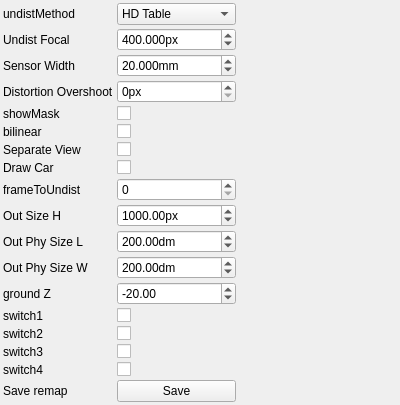
<?xml version="1.0" encoding="UTF-8"?>
<ui version="4.0">
 <class>MergerControlWidget</class> 
 <widget class="QWidget" name="MergerControlWidget">
  <property name="geometry">
   <rect>
    <x>0</x>
    <y>0</y>
    <width>400</width>
    <height>300</height>
   </rect>
  </property>
  <property name="windowTitle">
   <string>Merger</string>
  </property>
  <layout class="QGridLayout" name="gridLayout">
   <property name="margin">
    <number>3</number>
   </property>
   <property name="spacing">
    <number>3</number>
   </property>
    <item row="0" column="0">
     <widget class="QLabel" name="label_0">
       <property name="text">
         <string>undistMethod</string>
       </property>
     </widget>
    </item>
    <item row="0" column="1">
     <widget class="QComboBox" name="undistMethodComboBox">
       <property name="toolTip">
         <string>undistMethod</string>
       </property>
       <property name="currentIndex">
         <number>3</number>
       </property>
       <item>
        <property name="text">
         <string>None</string>
        </property>
       </item>
       <item>
        <property name="text">
         <string>Square Table</string>
        </property>
       </item>
       <item>
        <property name="text">
         <string>Radial Table</string>
        </property>
       </item>
       <item>
        <property name="text">
         <string>HD Table</string>
        </property>
       </item>
       <item>
        <property name="text">
         <string>Loaded Camera</string>
        </property>
       </item>
     </widget>
    </item>
    <item row="1" column="0">
     <widget class="QLabel" name="label_1">
       <property name="text">
         <string>Undist Focal</string>
       </property>
     </widget>
    </item>
    <item row="1" column="1">
     <widget class="QDoubleSpinBox" name="undistFocalSpinBox">
       <property name="toolTip">
         <string>Undist Focal</string>
       </property>
       <property name="decimals">
        <number>3</number>
       </property>
       <property name="minimum">
        <double>0</double>
       </property>
       <property name="maximum">
        <double>99999</double>
       </property>
       <property name="singleStep">
        <double>0.1</double>
       </property>
       <property name="value">
        <double>400</double>
       </property>
       <property name="prefix">
        <string></string>
       </property>
       <property name="suffix">
        <string>px</string>
       </property>
     </widget>
    </item>
    <item row="2" column="0">
     <widget class="QLabel" name="label_2">
       <property name="text">
         <string>Sensor Width</string>
       </property>
     </widget>
    </item>
    <item row="2" column="1">
     <widget class="QDoubleSpinBox" name="sensorWidthSpinBox">
       <property name="toolTip">
         <string>Sensor Width</string>
       </property>
       <property name="decimals">
        <number>3</number>
       </property>
       <property name="minimum">
        <double>0</double>
       </property>
       <property name="maximum">
        <double>99999</double>
       </property>
       <property name="singleStep">
        <double>0.1</double>
       </property>
       <property name="value">
        <double>20</double>
       </property>
       <property name="prefix">
        <string></string>
       </property>
       <property name="suffix">
        <string>mm</string>
       </property>
     </widget>
    </item>
    <item row="3" column="0">
     <widget class="QLabel" name="label_3">
       <property name="text">
         <string>Distortion Overshoot</string>
       </property>
     </widget>
    </item>
    <item row="3" column="1">
     <widget class="QSpinBox" name="distortionOvershootSpinBox">
       <property name="toolTip">
         <string>Distortion Overshoot</string>
       </property>
       <property name="minimum">
        <number>0</number>
       </property>
       <property name="maximum">
        <number>99999</number>
       </property>
       <property name="singleStep">
        <number>10</number>
       </property>
       <property name="value">
        <number>0</number>
       </property>
       <property name="prefix">
        <string></string>
       </property>
       <property name="suffix">
        <string>px</string>
       </property>
     </widget>
    </item>
    <item row="4" column="0">
     <widget class="QLabel" name="label_4">
       <property name="text">
         <string>showMask</string>
       </property>
     </widget>
    </item>
    <item row="4" column="1">
     <widget class="QCheckBox" name="showMaskCheckBox">
       <property name="toolTip">
         <string>showMask</string>
       </property>
       <property name="checked">
           <bool>1</bool>
       </property>
     </widget>
    </item>
    <item row="5" column="0">
     <widget class="QLabel" name="label_5">
       <property name="text">
         <string>bilinear</string>
       </property>
     </widget>
    </item>
    <item row="5" column="1">
     <widget class="QCheckBox" name="bilinearCheckBox">
       <property name="toolTip">
         <string>bilinear</string>
       </property>
       <property name="checked">
           <bool>0</bool>
       </property>
     </widget>
    </item>
    <item row="6" column="0">
     <widget class="QLabel" name="label_6">
       <property name="text">
         <string>Separate View</string>
       </property>
     </widget>
    </item>
    <item row="6" column="1">
     <widget class="QCheckBox" name="separateViewCheckBox">
       <property name="toolTip">
         <string>Separate View</string>
       </property>
       <property name="checked">
           <bool>0</bool>
       </property>
     </widget>
    </item>
    <item row="7" column="0">
     <widget class="QLabel" name="label_7">
       <property name="text">
         <string>Draw Car</string>
       </property>
     </widget>
    </item>
    <item row="7" column="1">
     <widget class="QCheckBox" name="drawCarCheckBox">
       <property name="toolTip">
         <string>Draw Car</string>
       </property>
       <property name="checked">
           <bool>1</bool>
       </property>
     </widget>
    </item>
    <item row="8" column="0">
     <widget class="QLabel" name="label_8">
       <property name="text">
         <string>frameToUndist</string>
       </property>
     </widget>
    </item>
    <item row="8" column="1">
     <widget class="QSpinBox" name="frameToUndistSpinBox">
       <property name="toolTip">
         <string>frameToUndist</string>
       </property>
       <property name="minimum">
        <number>0</number>
       </property>
       <property name="maximum">
        <number>3</number>
       </property>
       <property name="singleStep">
        <number>1</number>
       </property>
       <property name="value">
        <number>0</number>
       </property>
       <property name="prefix">
        <string></string>
       </property>
       <property name="suffix">
        <string></string>
       </property>
     </widget>
    </item>
    <item row="9" column="0">
     <widget class="QLabel" name="label_9">
       <property name="text">
         <string>Out Size H</string>
       </property>
     </widget>
    </item>
    <item row="9" column="1">
     <widget class="QDoubleSpinBox" name="outSizeHSpinBox">
       <property name="toolTip">
         <string>Out Size H</string>
       </property>
       <property name="minimum">
        <double>10</double>
       </property>
       <property name="maximum">
        <double>99999</double>
       </property>
       <property name="singleStep">
        <double>1</double>
       </property>
       <property name="value">
        <double>1000</double>
       </property>
       <property name="prefix">
        <string></string>
       </property>
       <property name="suffix">
        <string>px</string>
       </property>
     </widget>
    </item>
    <item row="10" column="0">
     <widget class="QLabel" name="label_10">
       <property name="text">
         <string>Out Phy Size L</string>
       </property>
     </widget>
    </item>
    <item row="10" column="1">
     <widget class="QDoubleSpinBox" name="outPhySizeLSpinBox">
       <property name="toolTip">
         <string>Out Phy Size L</string>
       </property>
       <property name="minimum">
        <double>1</double>
       </property>
       <property name="maximum">
        <double>99999</double>
       </property>
       <property name="singleStep">
        <double>1</double>
       </property>
       <property name="value">
        <double>200</double>
       </property>
       <property name="prefix">
        <string></string>
       </property>
       <property name="suffix">
        <string>dm</string>
       </property>
     </widget>
    </item>
    <item row="11" column="0">
     <widget class="QLabel" name="label_11">
       <property name="text">
         <string>Out Phy Size W</string>
       </property>
     </widget>
    </item>
    <item row="11" column="1">
     <widget class="QDoubleSpinBox" name="outPhySizeWSpinBox">
       <property name="toolTip">
         <string>Out Phy Size W</string>
       </property>
       <property name="minimum">
        <double>1</double>
       </property>
       <property name="maximum">
        <double>99999</double>
       </property>
       <property name="singleStep">
        <double>1</double>
       </property>
       <property name="value">
        <double>200</double>
       </property>
       <property name="prefix">
        <string></string>
       </property>
       <property name="suffix">
        <string>dm</string>
       </property>
     </widget>
    </item>
    <item row="12" column="0">
     <widget class="QLabel" name="label_12">
       <property name="text">
         <string>ground Z</string>
       </property>
     </widget>
    </item>
    <item row="12" column="1">
     <widget class="QDoubleSpinBox" name="groundZSpinBox">
       <property name="toolTip">
         <string>ground Z</string>
       </property>
       <property name="minimum">
        <double>-99999</double>
       </property>
       <property name="maximum">
        <double>99999</double>
       </property>
       <property name="singleStep">
        <double>1</double>
       </property>
       <property name="value">
        <double>-20</double>
       </property>
       <property name="prefix">
        <string></string>
       </property>
       <property name="suffix">
        <string></string>
       </property>
     </widget>
    </item>
    <item row="13" column="0">
     <widget class="QLabel" name="label_13">
       <property name="text">
         <string>switch1</string>
       </property>
     </widget>
    </item>
    <item row="13" column="1">
     <widget class="QCheckBox" name="switch1CheckBox">
       <property name="toolTip">
         <string>switch1</string>
       </property>
       <property name="checked">
           <bool>1</bool>
       </property>
     </widget>
    </item>
    <item row="14" column="0">
     <widget class="QLabel" name="label_14">
       <property name="text">
         <string>switch2</string>
       </property>
     </widget>
    </item>
    <item row="14" column="1">
     <widget class="QCheckBox" name="switch2CheckBox">
       <property name="toolTip">
         <string>switch2</string>
       </property>
       <property name="checked">
           <bool>1</bool>
       </property>
     </widget>
    </item>
    <item row="15" column="0">
     <widget class="QLabel" name="label_15">
       <property name="text">
         <string>switch3</string>
       </property>
     </widget>
    </item>
    <item row="15" column="1">
     <widget class="QCheckBox" name="switch3CheckBox">
       <property name="toolTip">
         <string>switch3</string>
       </property>
       <property name="checked">
           <bool>1</bool>
       </property>
     </widget>
    </item>
    <item row="16" column="0">
     <widget class="QLabel" name="label_16">
       <property name="text">
         <string>switch4</string>
       </property>
     </widget>
    </item>
    <item row="16" column="1">
     <widget class="QCheckBox" name="switch4CheckBox">
       <property name="toolTip">
         <string>switch4</string>
       </property>
       <property name="checked">
           <bool>1</bool>
       </property>
     </widget>
    </item>
    <item row="25" column="1">
    <widget class="QPushButton" name="saveRemapButton">
     <property name="text">
      <string>Save</string>
     </property>
    </widget>
   </item>
   <item row="25" column="0">
    <widget class="QLabel" name="label">
     <property name="text">
      <string>Save remap</string>
     </property>
    </widget>
   </item>
   <item row="17" column="0">
    <spacer name="verticalSpacer">
     <property name="orientation">
      <enum>Qt::Vertical</enum>
     </property>
     <property name="sizeHint" stdset="0">
      <size>
       <width>0</width>
       <height>0</height>
      </size>
     </property>
    </spacer>
   </item>
   <item row="17" column="2">
    <spacer name="horizontalSpacer">
     <property name="orientation">
      <enum>Qt::Horizontal</enum>
     </property>
     <property name="sizeHint" stdset="0">
      <size>
       <width>0</width>
       <height>0</height>
      </size>
     </property>
    </spacer>
   </item>
  </layout>
 </widget>
 <layoutdefault spacing="3" margin="3"/>
 <resources/>
 <connections>
  <connection>
   <sender>undistMethodComboBox</sender>
   <signal>currentIndexChanged(int)</signal>
   <receiver>MergerControlWidget</receiver>
   <slot>changeParameters()</slot>
  </connection>
  <connection>
   <sender>undistFocalSpinBox</sender>
   <signal>valueChanged(double)</signal>
   <receiver>MergerControlWidget</receiver>
   <slot>changeParameters()</slot>
  </connection>
  <connection>
   <sender>sensorWidthSpinBox</sender>
   <signal>valueChanged(double)</signal>
   <receiver>MergerControlWidget</receiver>
   <slot>changeParameters()</slot>
  </connection>
  <connection>
   <sender>distortionOvershootSpinBox</sender>
   <signal>valueChanged(int)</signal>
   <receiver>MergerControlWidget</receiver>
   <slot>changeParameters()</slot>
  </connection>
  <connection>
   <sender>showMaskCheckBox</sender>
   <signal>stateChanged(int)</signal>
   <receiver>MergerControlWidget</receiver>
   <slot>changeParameters()</slot>
  </connection>
  <connection>
   <sender>bilinearCheckBox</sender>
   <signal>stateChanged(int)</signal>
   <receiver>MergerControlWidget</receiver>
   <slot>changeParameters()</slot>
  </connection>
  <connection>
   <sender>separateViewCheckBox</sender>
   <signal>stateChanged(int)</signal>
   <receiver>MergerControlWidget</receiver>
   <slot>changeParameters()</slot>
  </connection>
  <connection>
   <sender>drawCarCheckBox</sender>
   <signal>stateChanged(int)</signal>
   <receiver>MergerControlWidget</receiver>
   <slot>changeParameters()</slot>
  </connection>
  <connection>
   <sender>frameToUndistSpinBox</sender>
   <signal>valueChanged(int)</signal>
   <receiver>MergerControlWidget</receiver>
   <slot>changeParameters()</slot>
  </connection>
  <connection>
   <sender>outSizeHSpinBox</sender>
   <signal>valueChanged(double)</signal>
   <receiver>MergerControlWidget</receiver>
   <slot>changeParameters()</slot>
  </connection>
  <connection>
   <sender>outPhySizeLSpinBox</sender>
   <signal>valueChanged(double)</signal>
   <receiver>MergerControlWidget</receiver>
   <slot>changeParameters()</slot>
  </connection>
  <connection>
   <sender>outPhySizeWSpinBox</sender>
   <signal>valueChanged(double)</signal>
   <receiver>MergerControlWidget</receiver>
   <slot>changeParameters()</slot>
  </connection>
  <connection>
   <sender>groundZSpinBox</sender>
   <signal>valueChanged(double)</signal>
   <receiver>MergerControlWidget</receiver>
   <slot>changeParameters()</slot>
  </connection>
  <connection>
   <sender>switch1CheckBox</sender>
   <signal>stateChanged(int)</signal>
   <receiver>MergerControlWidget</receiver>
   <slot>changeParameters()</slot>
  </connection>
  <connection>
   <sender>switch2CheckBox</sender>
   <signal>stateChanged(int)</signal>
   <receiver>MergerControlWidget</receiver>
   <slot>changeParameters()</slot>
  </connection>
  <connection>
   <sender>switch3CheckBox</sender>
   <signal>stateChanged(int)</signal>
   <receiver>MergerControlWidget</receiver>
   <slot>changeParameters()</slot>
  </connection>
  <connection>
   <sender>switch4CheckBox</sender>
   <signal>stateChanged(int)</signal>
   <receiver>MergerControlWidget</receiver>
   <slot>changeParameters()</slot>
  </connection>
 </connections>
 <slots>
  <slot>changeParameters()</slot>
 </slots>
 <customwidgets>
 </customwidgets>
</ui>
